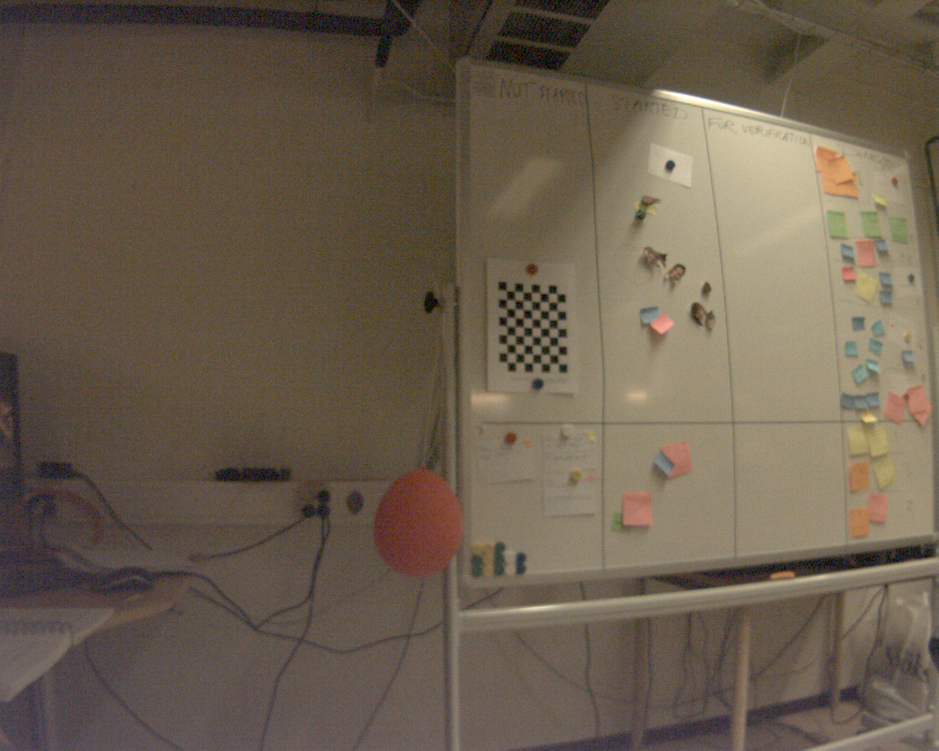
//> input picture image_camera2_test.png, 939 x 751 px, shrunk from 1280 x 1024 before the run, given in place of the camera
$ ./color_matching   (built with g++ and OpenCV 4)
//> lines starting //> are read from the running program, lines starting //| are printed output that depends on the picture; after the words box and inside, x2 and y2 are one past the last pixel; in counts of white or black regions, pixels touching at a corner belong together
//> further down, frame is the input picture: 751 rows x 939 cols, CV_8UC3; mean B, G, R 77.6, 93.8, 106.8
#include <opencv2/opencv.hpp>
#include <iostream>
#include <algorithm>

using namespace cv;
using namespace std;

// Comparison function for contour areas
static bool contour_compare(vector<Point> contour1, vector<Point> contour2)
{
  return contourArea(contour1) < contourArea(contour2);
}

/*
 * Function for detecting a red balloon in an image by finding red areas.
 * Returns a bool that indicates if there was a match or not.
 * The function also calculates the balloon's offset from the image center
 * and stores them in x_offset and y_offset
 */
bool color_matching(Mat& img, int& x_offset, int& y_offset)
{
  int img_w = img.size().width;
//> img_w = 939
  int img_h = img.size().height;
//> img_h = 751
  bool detected = false;

  Mat hsv;

  // Blur image
  GaussianBlur(img, hsv, Size(5, 5), 0);

  // Convert to HSV color space
  cvtColor(hsv, hsv, COLOR_BGR2HSV);
//> hsv: 751 rows x 939 cols, CV_8UC3; mean H, S, V 24.9, 71.8, 106.9

  // Mask out the red areas in the image
  Mat mask1, mask2, mask;
  inRange(hsv, Scalar(0, 120, 120), Scalar(10, 255, 255), mask1);
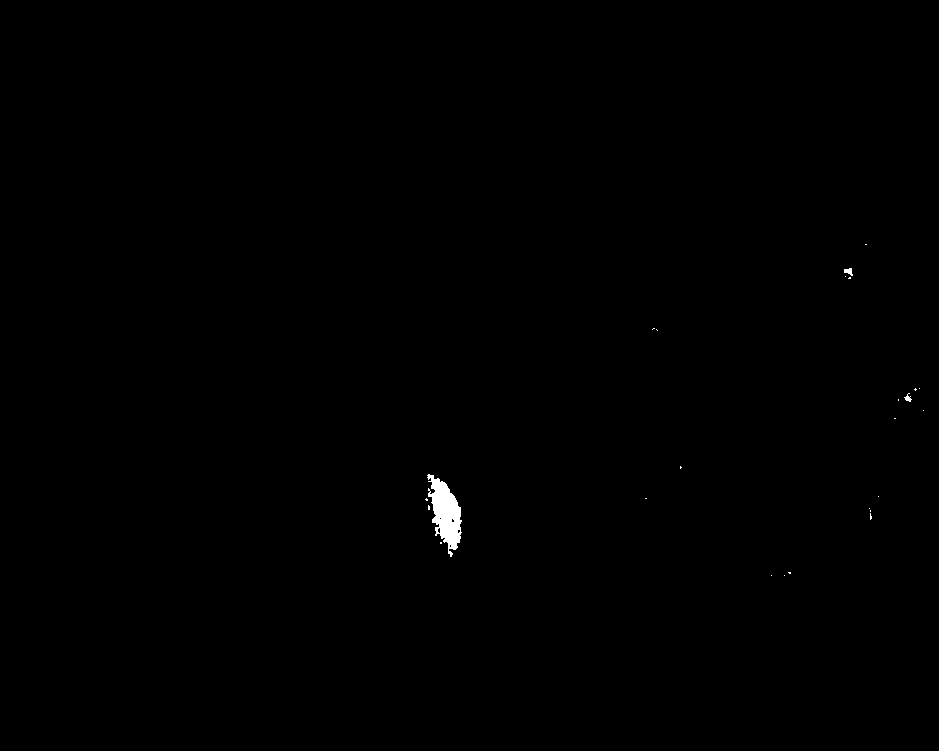
//> mask1: 751 rows x 939 cols, CV_8UC1; 0.24% white; 25 white regions (22 under 20 px)
  inRange(hsv, Scalar(170, 120, 120), Scalar(179, 255, 255), mask2);
//> mask2: 751 rows x 939 cols, CV_8UC1; every value is 0
  addWeighted(mask1, 1.0, mask2, 1.0, 0.0, mask);

  vector<vector<Point> > contours;
  vector<Vec4i> hierarchy;

  // Find contours of the image
  findContours(mask, contours, hierarchy, RETR_TREE, CHAIN_APPROX_SIMPLE, Point(0, 0));
//> contours = 30 contours, 27 with area under 20; largest, box (x1, y1, x2, y2) and area: (427, 474, 462, 557) 1426, (844, 268, 853, 276) 30, (904, 393, 912, 402) 21

  if (contours.size() > 0)
    {
      // Find the contour with the largest area, and find the smallest bounding box
      vector<Point> c = * max_element(contours.begin(), contours.end(), contour_compare);
//> c = contour of 151 points, box (x1, y1, x2, y2) (427, 474, 462, 557), area 1426
      Rect boundRect = boundingRect(c);
//> boundRect = Rect(427, 474, 35, 83)

      if (boundRect.area() > 500) // Maybe change the area?
	{
	  detected = true;

	  // Draw a rectangle around the found contour
	  rectangle(img, boundRect.tl(), boundRect.br(), Scalar(255, 0, 0), 3);
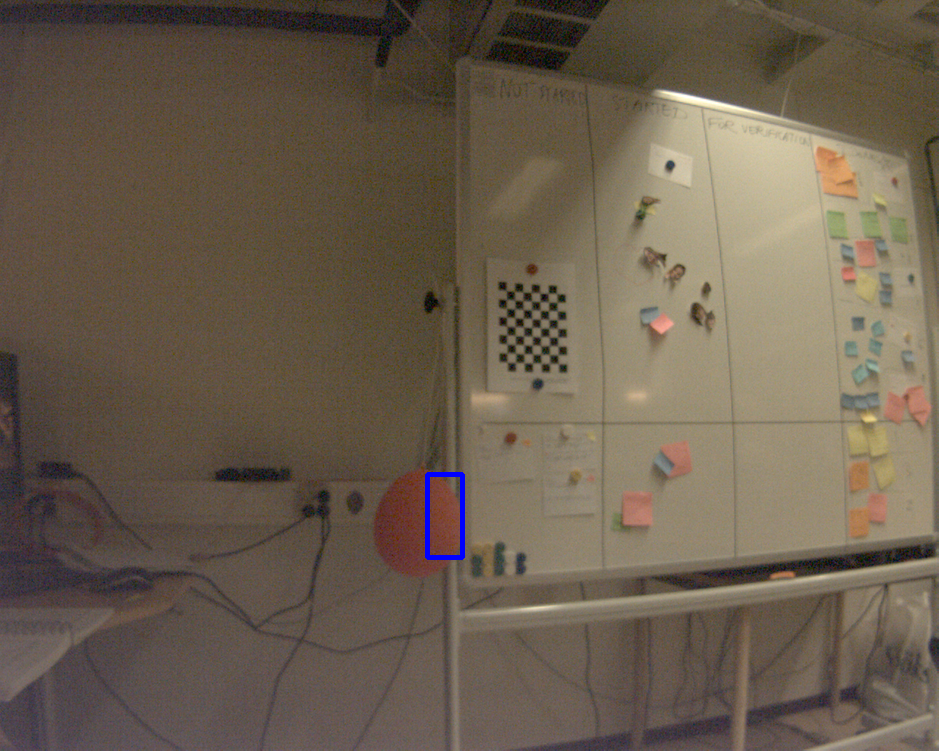
//> img: 751 rows x 939 cols, CV_8UC3; 0.17% of pixels changed, all inside (x1, y1, x2, y2) = (425, 472, 465, 560)

	  // Find the offset
	  x_offset = int((boundRect.br().x + boundRect.tl().x - img_w) / 2);
//> x_offset = -25
	  y_offset = (img_h - boundRect.tl().y - boundRect.br().y) / 2;
//> y_offset = -140
	}
    }

  return detected;
}
int main()
{
  // Create a VideoCapture instance
  VideoCapture cap;

  // Check that camera is found
  if (!cap.open(0))
    {
      cout << "Camera not found" << endl;
      return 0;
    }

  for (;;)
    {
      Mat frame;
      cap >> frame; // Read frame from camera

      if (frame.empty())
	break;

      // Create ints to store the offsets
      int x_offset, y_offset;

      // Perform color_matching
      bool found = color_matching(frame, x_offset, y_offset);
//> x_offset = -25; y_offset = -140; found = true

      // Show result
      namedWindow("TEST", WINDOW_NORMAL);
      imshow("TEST", frame);

      if (waitKey(20) == 27) break; // stop by pressing ESC
//> the Esc key is pressed
    }

  return 0;
}
